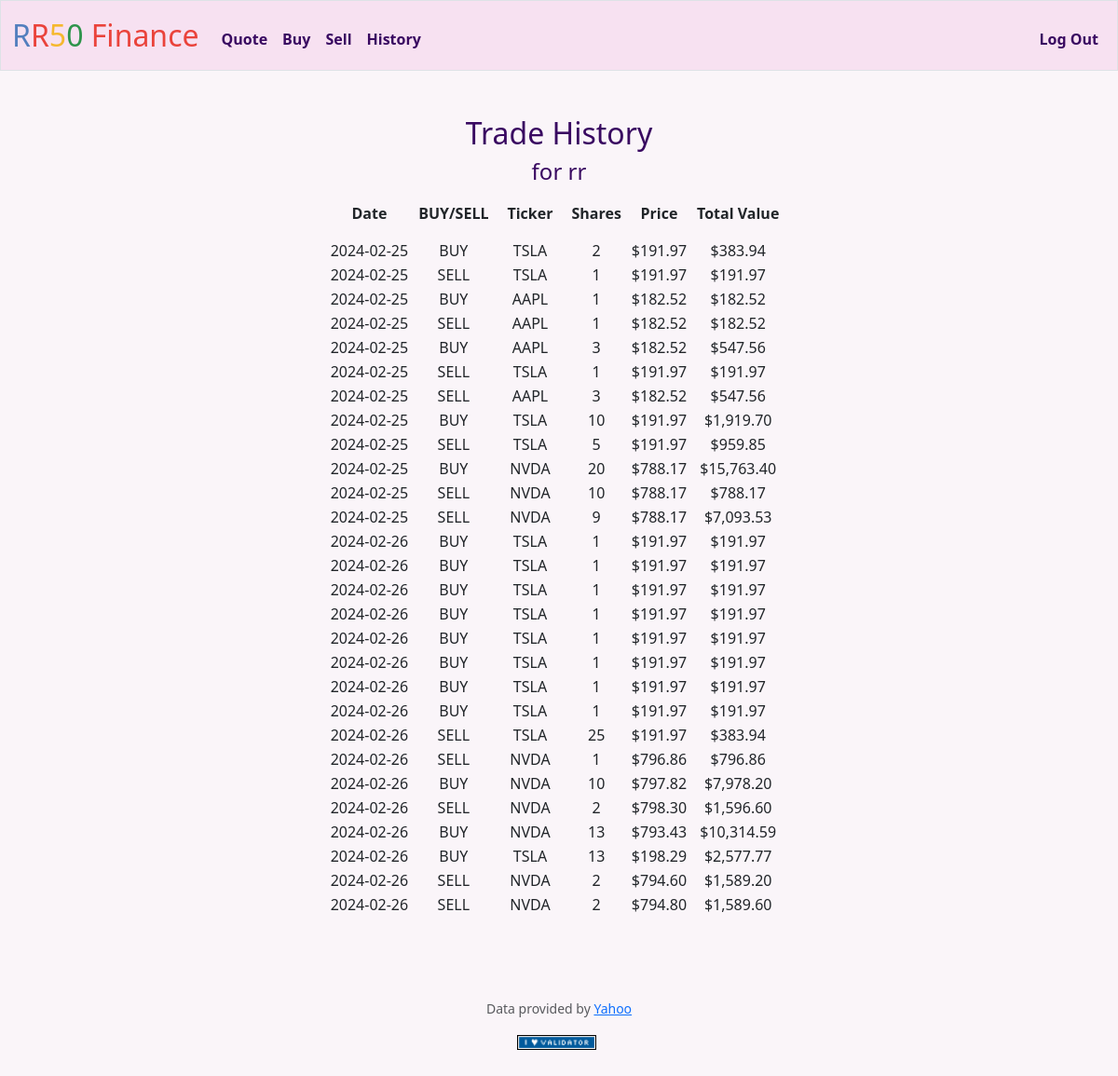
Screenshot of /history (signed in) with the database file from the repository.
### tables this page shows
CREATE TABLE users (id INTEGER PRIMARY KEY AUTOINCREMENT NOT NULL, username TEXT NOT NULL, hash TEXT NOT NULL, cash NUMERIC NOT NULL DEFAULT 10000.00);

CREATE TABLE 'transactions' (id INTEGER PRIMARY KEY AUTOINCREMENT NOT NULL,'date_time' INTEGER NOT NULL, username TEXT NOT NULL, ticker TEXT NOT NULL, price INTEGER NOT NULL, units INTEGER NOT NULL, buy_sell TEXT NOT NULL, 'total_cost'  INTEGER NOT NULL  , 'balance_remaining'  INTEGER NOT NULL  );

### app.py (the view)
@app.route("/history")
@login_required
def history():
    name = db.execute("SELECT username FROM users WHERE id = ?;", session['user_id'])
    account_name = name[0]['username']
    history = db.execute(
        "SELECT date_time, buy_sell, ticker, units, price, total_cost FROM transactions WHERE username = ?;", account_name)
    for trade in history:
        trade.update({
            'date_time': trade['date_time'][:10],
            'price': usd(trade['price']),
            'total_cost': usd(trade['total_cost']),
        })
    return render_template("history.html", account_name=account_name, history=history)

### app.py (called while the page is built)
@app.after_request
def after_request(response):
    response.headers["Cache-Control"] = "no-cache, no-store, must-revalidate"
    response.headers["Expires"] = 0
    response.headers["Pragma"] = "no-cache"
    return response

### helpers.py (called while the page is built)
def login_required(f):
    @wraps(f)
    def decorated_function(*args, **kwargs):
        if session.get("user_id") is None:
            return redirect("/login")
        return f(*args, **kwargs)
    return decorated_function

def usd(value):
    return f"${value:,.2f}"

### templates/history.html (shortened to what this page needs)
{% extends "layout.html" %}
{% block main %}
<div class="header">
    <h2>Trade History</h2>
    <h4>for {{ account_name }} </h4>
</div>
<div class="container">
    <div class="section">
         <table>
            <thead>
                <tr>
                    <th class = head1 >Date</th>
                    <th class = head1 >BUY/SELL</th>
                    <th class = head1 >Ticker</th>
                    <th class = head1 >Shares</th>
                    <th class = head1 >Price</th>
                    <th class = head1 >Total Value</th>
                </tr>
            </thead>
            <tbody>
                {% for trade in history %}
                <tr>
                    <td class= "h_name">{{ trade.date_time }}</td>
                    <td class= "h_name">{{ trade.buy_sell }}</td>
                    <td class= "h_name">{{ trade.ticker }}</td>
                    <td class= "h_name">{{ trade.units }}</td>
                    <td class= "h_name">{{ trade.price }}</td>
                    <td class= "h_name">{{ trade.total_cost }}</td>
               </tr>
                {% endfor %}
                </tbody>
        </table>
     </div>
</div>
{% endblock %}

### templates/layout.html (shortened to what this page needs)
<!DOCTYPE html>
<html lang="en">
    <head>
        <link href="https://cdn.jsdelivr.net/npm/bootstrap@5.3.2/dist/css/bootstrap.min.css" rel="stylesheet">
        <link href="/static/styles.css" rel="stylesheet">
    </head>
    <body>
        <nav class="border navbar navbar-expand-md">
            <div class="container-fluid">
                <a class="navbar-brand" href="/"><span class="blue">R</span><span class="red">R</span><span class="yellow">5</span><span class="green">0</span> <span class="red">Finance</span></a>
                <div class="collapse navbar-collapse" id="navbar">
                    {% if session["user_id"] %}
                        <ul class="navbar-nav me-auto mt-2">
                            <li class="nav-item"><a class="nav-link" href="/quote">Quote</a></li>
                            <li class="nav-item"><a class="nav-link" href="/buy">Buy</a></li>
                            <li class="nav-item"><a class="nav-link" href="/sell">Sell</a></li>
                            <li class="nav-item"><a class="nav-link" href="/history">History</a></li>
                        </ul>
                        <ul class="navbar-nav ms-auto mt-2">
                            <li class="nav-item"><a class="nav-link" href="/logout">Log Out</a></li>
                        </ul>
                    {% else %}
                        <ul class="navbar-nav ms-auto mt-2">
                            <li class="nav-item"><a class="nav-link" href="/register">Register</a></li>
                            <li class="nav-item"><a class="nav-link" href="/login">Log In</a></li>
                        </ul>
                    {% endif %}
                </div>
            </div>
        </nav>
        <main class="container py-5 text-center">
            {% block main %}{% endblock %}
        </main>
        <footer class="mb-5">
            <p class="mb-3 small text-center text-muted">
                Data provided by <a href="https://finance.yahoo.com/">Yahoo</a>
            </p>
            <form action="https://validator.w3.org/check" class="text-center" enctype="multipart/form-data" method="post" target="_blank">
                <input id = "validator" alt="Validate" src="/static/I_heart_validator.png" type="image">
            </form>
        </footer>
    </body>
</html>

### static/styles.css (style rules this page uses)
body { background-color: #faf5f9; }
nav .navbar-brand { font-size: xx-large; background-color: #f7e1f1; }
.navbar { background-color: #f7e1f1; }
nav .navbar-brand .blue { color: #537fbe; }
nav .navbar-brand .red { color: #ea433b; }
nav .navbar-brand .yellow { color: #f5b82e; }
nav .navbar-brand .green { color: #2e944b; }
.head1, .head2, .head3 { padding : 10px 10px 15px 10px; }
table { margin-left : auto; margin-right : auto; }
.h_name { text-transform : uppercase; }
p { margin-top: 40px; }
select, input { height: 2em; margin-right:5px; }
#validator { height: 1em; }
.nav-link { font-weight: bold; color: #390961; }
h2, h4, p, .head3, .head_price2 { color: #390961; }

### rows the page displays
users: username "rr"
transactions: date_time "2024-02-25", buy_sell "BUY", ticker "TSLA", units "2", price "$191.97", total_cost "$383.94"
transactions: date_time "2024-02-25", buy_sell "SELL", ticker "TSLA", units "1", price "$191.97", total_cost "$191.97"
transactions: date_time "2024-02-25", buy_sell "BUY", ticker "AAPL", units "1", price "$182.52", total_cost "$182.52"
transactions: date_time "2024-02-25", buy_sell "SELL", ticker "AAPL", units "1", price "$182.52", total_cost "$182.52"
transactions: date_time "2024-02-25", buy_sell "BUY", ticker "AAPL", units "3", price "$182.52", total_cost "$547.56"
transactions: date_time "2024-02-25", buy_sell "SELL", ticker "TSLA", units "1", price "$191.97", total_cost "$191.97"
transactions: date_time "2024-02-25", buy_sell "SELL", ticker "AAPL", units "3", price "$182.52", total_cost "$547.56"
transactions: date_time "2024-02-25", buy_sell "BUY", ticker "TSLA", units "10", price "$191.97", total_cost "$1,919.70"
transactions: date_time "2024-02-25", buy_sell "SELL", ticker "TSLA", units "5", price "$191.97", total_cost "$959.85"
transactions: date_time "2024-02-25", buy_sell "BUY", ticker "NVDA", units "20", price "$788.17", total_cost "$15,763.40"
transactions: date_time "2024-02-25", buy_sell "SELL", ticker "NVDA", units "10", price "$788.17", total_cost "$788.17"
transactions: date_time "2024-02-25", buy_sell "SELL", ticker "NVDA", units "9", price "$788.17", total_cost "$7,093.53"
transactions: date_time "2024-02-26", buy_sell "BUY", ticker "TSLA", units "1", price "$191.97", total_cost "$191.97"
transactions: date_time "2024-02-26", buy_sell "BUY", ticker "TSLA", units "1", price "$191.97", total_cost "$191.97"
transactions: date_time "2024-02-26", buy_sell "BUY", ticker "TSLA", units "1", price "$191.97", total_cost "$191.97"
transactions: date_time "2024-02-26", buy_sell "BUY", ticker "TSLA", units "1", price "$191.97", total_cost "$191.97"
transactions: date_time "2024-02-26", buy_sell "BUY", ticker "TSLA", units "1", price "$191.97", total_cost "$191.97"
transactions: date_time "2024-02-26", buy_sell "BUY", ticker "TSLA", units "1", price "$191.97", total_cost "$191.97"
transactions: date_time "2024-02-26", buy_sell "BUY", ticker "TSLA", units "1", price "$191.97", total_cost "$191.97"
transactions: date_time "2024-02-26", buy_sell "BUY", ticker "TSLA", units "1", price "$191.97", total_cost "$191.97"
transactions: date_time "2024-02-26", buy_sell "SELL", ticker "TSLA", units "25", price "$191.97", total_cost "$383.94"
transactions: date_time "2024-02-26", buy_sell "SELL", ticker "NVDA", units "1", price "$796.86", total_cost "$796.86"
transactions: date_time "2024-02-26", buy_sell "BUY", ticker "NVDA", units "10", price "$797.82", total_cost "$7,978.20"
transactions: date_time "2024-02-26", buy_sell "SELL", ticker "NVDA", units "2", price "$798.30", total_cost "$1,596.60"
transactions: date_time "2024-02-26", buy_sell "BUY", ticker "NVDA", units "13", price "$793.43", total_cost "$10,314.59"
transactions: date_time "2024-02-26", buy_sell "BUY", ticker "TSLA", units "13", price "$198.29", total_cost "$2,577.77"
transactions: date_time "2024-02-26", buy_sell "SELL", ticker "NVDA", units "2", price "$794.60", total_cost "$1,589.20"
transactions: date_time "2024-02-26", buy_sell "SELL", ticker "NVDA", units "2", price "$794.80", total_cost "$1,589.60"
